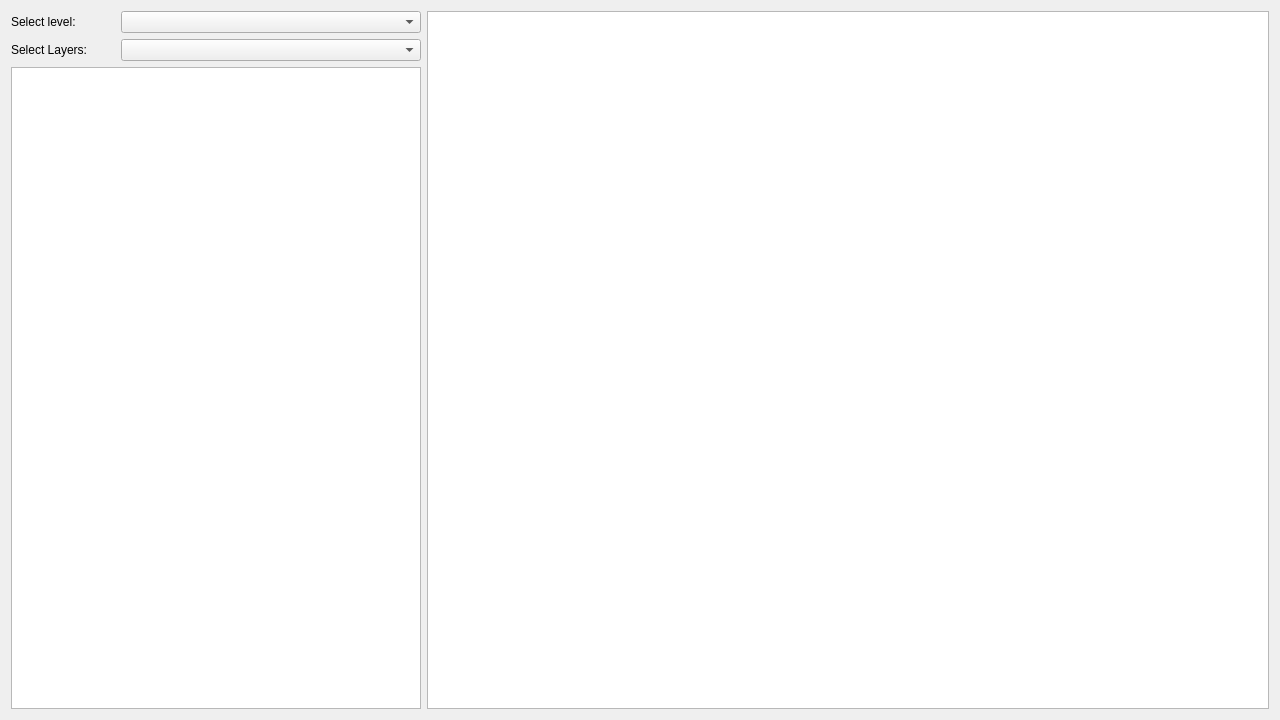
<?xml version="1.0" encoding="UTF-8"?>
<ui version="4.0">
 <class>MainWindow</class>
 <widget class="QMainWindow" name="MainWindow">
  <property name="geometry">
   <rect>
    <x>0</x>
    <y>0</y>
    <width>1280</width>
    <height>720</height>
   </rect>
  </property>
  <property name="windowTitle">
   <string>MainWindow</string>
  </property>
  <widget class="QWidget" name="centralWidget">
   <layout class="QHBoxLayout" name="horizontalLayout_2">
    <item>
     <layout class="QVBoxLayout" name="verticalLayout" stretch="0,0,0">
      <property name="sizeConstraint">
       <enum>QLayout::SetMinimumSize</enum>
      </property>
      <item>
       <layout class="QHBoxLayout" name="horizontalLayout_3">
        <item>
         <widget class="QLabel" name="label">
          <property name="text">
           <string>Select level:</string>
          </property>
         </widget>
        </item>
        <item>
         <widget class="QComboBox" name="cbLevelId">
          <property name="minimumSize">
           <size>
            <width>300</width>
            <height>0</height>
           </size>
          </property>
          <property name="maximumSize">
           <size>
            <width>410</width>
            <height>16777215</height>
           </size>
          </property>
         </widget>
        </item>
       </layout>
      </item>
      <item>
       <layout class="QHBoxLayout" name="horizontalLayout">
        <item>
         <widget class="QLabel" name="label_2">
          <property name="text">
           <string>Select Layers:</string>
          </property>
         </widget>
        </item>
        <item>
         <widget class="QComboBox" name="cbLayerId">
          <property name="minimumSize">
           <size>
            <width>300</width>
            <height>0</height>
           </size>
          </property>
          <property name="maximumSize">
           <size>
            <width>410</width>
            <height>16777215</height>
           </size>
          </property>
         </widget>
        </item>
       </layout>
      </item>
      <item>
       <widget class="QGraphicsView" name="gvTileSelector">
        <property name="minimumSize">
         <size>
          <width>410</width>
          <height>0</height>
         </size>
        </property>
        <property name="maximumSize">
         <size>
          <width>410</width>
          <height>16777215</height>
         </size>
        </property>
       </widget>
      </item>
     </layout>
    </item>
    <item>
     <widget class="QGraphicsView" name="gvLayer"/>
    </item>
   </layout>
  </widget>
  <widget class="QMenuBar" name="menuBar">
   <property name="geometry">
    <rect>
     <x>0</x>
     <y>0</y>
     <width>1280</width>
     <height>25</height>
    </rect>
   </property>
  </widget>
 </widget>
 <layoutdefault spacing="6" margin="11"/>
 <resources/>
 <connections/>
</ui>
